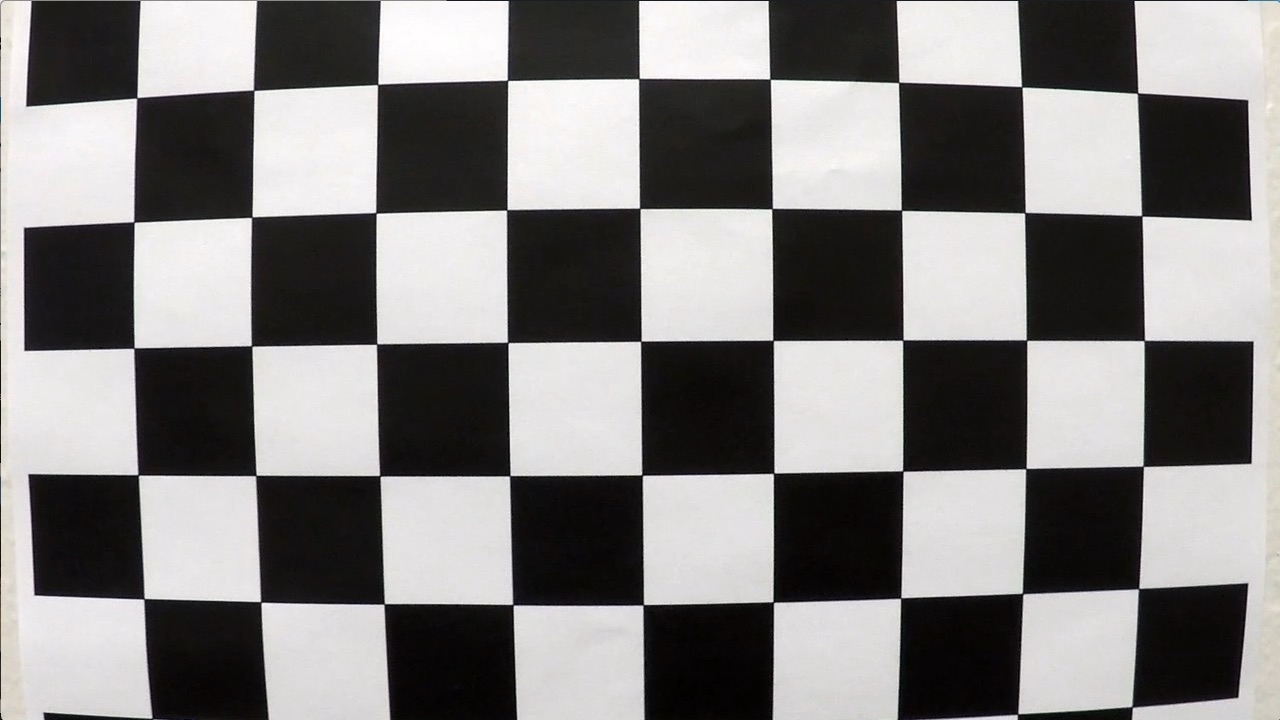
#> input picture camera_cal/calibration1.jpg, 1280 x 720 px
$ jupyter execute 'kamera gopro.ipynb'   (shell and % lines are left out)   (older library calls are emulated)   (text cells are left out)
#> lines starting #> are read from the running program, lines starting #| are printed output that depends on the picture; after the words box and inside, x2 and y2 are one past the last pixel; in counts of white or black regions, pixels touching at a corner belong together; pictures that were not available may be replaced by others from this repository, and a replacement may not be noted
[cell 1]
import numpy as np
import pandas as pd
import cv2
import os
import glob
import matplotlib.pyplot as plt
import pickle

[cell 2]
def calibrate():
    # Create object points (0 0 0) ... (8 5 0)
    objp = np.zeros((9*6, 3), np.float32)

    # assign grid points to x and y keeping z as zero
    objp[:, :2] = np.mgrid[0:9, 0:6].T.reshape(-1, 2)

    # Stores all object points & img points from all images
    objpoints = []
    imgpoints = []

    # Get directory for all calibration images
    images = glob.glob('camera_cal/calibration*.jpg')

    for indx, fname in enumerate(images):

        img = cv2.imread(fname)
#> img is the input picture: shape (720, 1280, 3); mean B, G, R 127.8, 128.4, 130.1

        # Converting to grayclae - findChessboardCorners expects graysclae image
        gray = cv2.cvtColor(img, cv2.COLOR_BGR2GRAY)

        # Find inner corners of chess baord
        ret, corners = cv2.findChessboardCorners(gray, (9, 6), None)
#> ret = False; corners = None

        if ret == True:
            objpoints.append(objp)
            imgpoints.append(corners)

    img_size = (img.shape[1], img.shape[0])
#> img_size = (1280, 720)

    # Calibrate camera
    ret, mtx, dist, rvecs, tvecs = cv2.calibrateCamera(objpoints, imgpoints, img_size, None, None)
#> ret = 0.644; mtx = [[1057.6, 0, 691.1], [0, 1058.6, 278], [0, 0, 1]]; dist = [[-0.322, 0.709, 0.013, 0.00946, -1.02]]; rvecs = ([0.424, -0.236, 0.0488], [-0.024, 0.4, -0.0295]); tvecs = ([-2.48, 1.1, 17.79], [-17.95, -0.401, 29.17])

    # Save camera matrix and distortion coefficient to pickle file

    calibration_param = {}
    calibration_param['mtx'] = mtx
    calibration_param['dist'] = dist
    pickle.dump( calibration_param, open('camera_cal/calibration_pickle.pickle', 'wb') )

[cell 3]
calibrate()

[cell 4]
# [12 lines left out: function undistort_img, not called in this run]

[cell 5]
def img_threshold(img, s_thresh=(110, 161), sx_thresh=(150, 255)):

    undistorted_img = img
    hls = cv2.cvtColor(img, cv2.COLOR_RGB2HSV)

    s_channel = hls[:, :, 1]
    v_channel = hls[:, :, 2]


    sobelx = cv2.Sobel(s_channel, cv2.CV_64F, 1, 0)
    abs_sobelx = np.absolute(sobelx)
    scaled_sobel = np.uint8(255*abs_sobelx/np.max(abs_sobelx))

    sxbinary = np.zeros_like(scaled_sobel)
    sxbinary[(scaled_sobel >= sx_thresh[0]) & (scaled_sobel <= sx_thresh[1])] = 1

    s_binary = np.zeros_like(s_channel)
    s_binary[(s_channel >= s_thresh[0]) & (s_channel <= s_thresh[1])] = 1

    color_binary = np.dstack((np.zeros_like(sxbinary), sxbinary, s_binary)) * 255

    combined_binary = np.zeros_like(sxbinary)

    combined_binary[(s_binary == 1) | (sxbinary == 1)] = 1

    return combined_binary, img

[cell 6]
a = [960,900]
b = [2000,900]
c = [629,1274]
d = [2200,1274]

[cell 7]
def perspective_transform(img):

    src = np.float32([a,b,c,d])
    dst = np.float32([ [0, 0], [img.shape[1], 0], [0, img.shape[0]], [img.shape[1], img.shape[0]]])

    img_size = (img.shape[1],img.shape[0])

    M = cv2.getPerspectiveTransform(src, dst)
    warped = cv2.warpPerspective(img, M, img_size)

    return warped

# [15 lines left out: function inv_perspective_transform, not called in this run]

def get_hist(img):
    hist = np.sum(img[img.shape[0]//2:,:], axis=0)
    return hist

[cell 8]
def find_lane_pixels(binary_warped):
    # Take a histogram of the bottom half of the image
    histogram = get_hist(binary_warped)

    # Find the peak of the left and right halves of the histogram
    # These will be the starting point for the left and right lines
    midpoint = np.int(histogram.shape[0]//2)
    leftx_base = np.argmax(histogram[:midpoint])
    rightx_base = np.argmax(histogram[midpoint:]) + midpoint

    # HYPERPARAMETERS
    # Choose the number of sliding windows
    nwindows = 9

    # Set the width of the windows +/- margin
    margin = 100

    # Set minimum number of pixels found to recenter window
    minpix = 200

    # Set height of windows - based on nwindows above and image shape
    window_height = np.int(binary_warped.shape[0]//nwindows)

    # Identify the x and y positions of all nonzero pixels in the image
    nonzero = binary_warped.nonzero()
    nonzeroy = np.array(nonzero[0])
    nonzerox = np.array(nonzero[1])

    # Current positions to be updated later for each window in nwindows
    leftx_current = leftx_base
    rightx_current = rightx_base

    # Create empty lists to receive left and right lane pixel indices
    left_lane_inds = []
    right_lane_inds = []

    # Step through the windows one by one
    for window in range(nwindows):

        # Identify window boundaries in x and y (and right and left)
        win_y_low = binary_warped.shape[0] - (window+1)*window_height
        win_y_high = binary_warped.shape[0] - window*window_height

        # the four boundaries of the window ###
        win_xleft_low   = leftx_current - margin
        win_xleft_high  = leftx_current + margin
        win_xright_low  = rightx_current - margin
        win_xright_high = rightx_current + margin

        # Identify the nonzero pixels in x and y within the window ###
        good_left_inds = ((nonzeroy >= win_y_low) & (nonzeroy < win_y_high) &
                            (nonzerox >= win_xleft_low) &  (nonzerox < win_xleft_high)).nonzero()[0]

        good_right_inds = ((nonzeroy >= win_y_low) & (nonzeroy < win_y_high) &
                            (nonzerox >= win_xright_low) &  (nonzerox < win_xright_high)).nonzero()[0]

        # Append these indices to the lists
        left_lane_inds.append(good_left_inds)
        right_lane_inds.append(good_right_inds)

        # if the no of pixels in the current window > minpix then update window center
        if len(good_left_inds) > minpix:
            leftx_current = np.int(np.mean(nonzerox[good_left_inds]))
        if len(good_right_inds) > minpix:
            rightx_current = np.int(np.mean(nonzerox[good_right_inds]))

    # Concatenate the arrays of indices (previously was a list of lists of pixels)
    try:
        left_lane_inds = np.concatenate(left_lane_inds)
        right_lane_inds = np.concatenate(right_lane_inds)

    except ValueError:
        # Avoids an error if the above is not implemented fully
        pass

    # Extract left and right line pixel positions
    leftx = nonzerox[left_lane_inds]
    lefty = nonzeroy[left_lane_inds]
    rightx = nonzerox[right_lane_inds]
    righty = nonzeroy[right_lane_inds]

    return leftx, lefty, rightx, righty

[cell 9]
def fit_poly(leftx, lefty, rightx, righty):
    """
    Given x and y coordinates of lane pixels fir 2nd order polynomial through them

    here the function is of y and not x that is

    x = f(y) = Ay**2 + By + C

    returns coefficients A, B, C for each lane (left lane and right lane)
    """
    # Fit a second order polynomial to each with np.polyfit()
    left_fit = np.polyfit(lefty, leftx, 2)
    right_fit = np.polyfit(righty, rightx, 2)

    return left_fit, right_fit

[cell 10]
# [45 lines left out: function search_around_poly, not called in this run]

[cell 11]
# [27 lines left out: function measure_curvature_real, not called in this run]

[cell 12]
# [29 lines left out: function draw_lane, not called in this run]

[cell 13]
first_run = True
gleft_fit = gright_fit = None

def Pipeline(img):
    global first_run, gleft_fit, gright_fit


    threshold_img, undistorted_img = img_threshold(img)

    warped_img = perspective_transform(threshold_img)

    if first_run:
        leftx, lefty, rightx, righty = find_lane_pixels(warped_img)
        left_fit, right_fit = fit_poly(leftx, lefty, rightx, righty)
        gleft_fit = left_fit
        gright_fit = right_fit
        first_run = False
    else:
        leftx, lefty, rightx, righty = search_around_poly(warped_img, gleft_fit, gright_fit)
        left_fit, right_fit = fit_poly(leftx, lefty, rightx, righty)
        gleft_fit = left_fit
        gright_fit = right_fit

    #print(left_fitx, right_fitx)
    measures = measure_curvature_real(left_fit, right_fit, img_shape = img.shape )

    final_img = draw_lane(warped_img, undistorted_img, left_fit, right_fit)
    cv2.circle(final_img, (a[0], a[1]), 5, (0, 0, 255), -1) # top left
    cv2.circle(final_img, (b[0], b[1]), 5, (0, 0, 255), -1) # top right
    cv2.circle(final_img, (c[0], c[1]), 5, (0, 0, 255), -1) # bottom left
    cv2.circle(final_img, (d[0], d[1]), 5, (0, 0, 255), -1) # bottom right

    # writing lane curvature and vehical offset on the image
    font = cv2.FONT_HERSHEY_SIMPLEX
    fontColor = (0, 0, 0)
    fontSize = 1
    cv2.putText(final_img, 'Lane Curvature: {:.0f} m'.format(np.mean([measures[0],measures[1]])),
                (500, 620), font, fontSize, fontColor, 2)
    cv2.putText(final_img, 'Vehicle offset: {:.4f} m'.format(measures[2]), (500, 650), font, fontSize, fontColor, 2)

    return final_img

[cell 14]
process = []
video = cv2.VideoCapture('gopro.mp4')
cap = video
while(cap.isOpened()):

  # Capture frame-by-frame
  ret, img = cap.read()
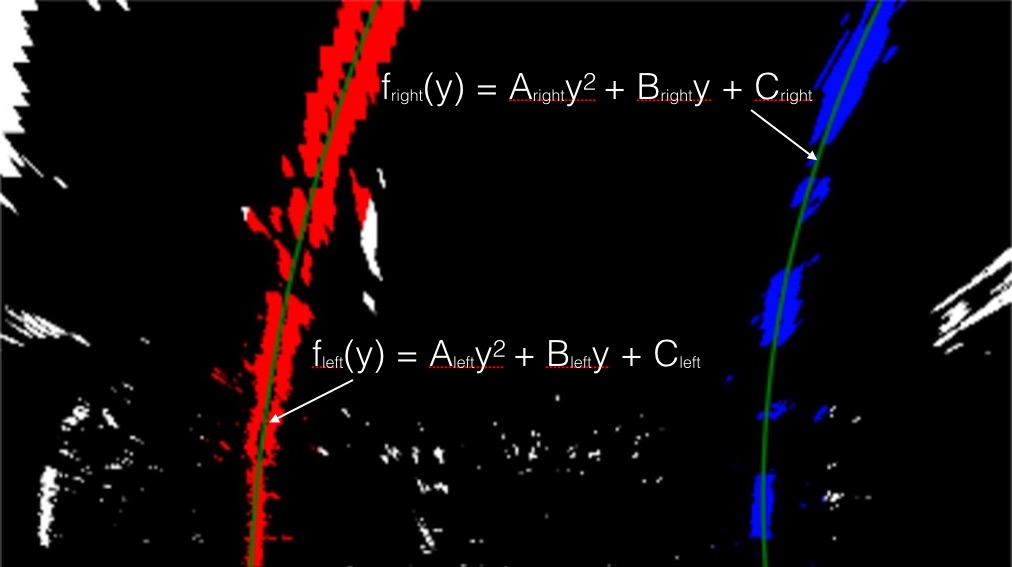
#> input picture examples/color_fit_lines.jpg, 1012 x 567 px, given in place of gopro.mp4, which was not available
#> img is the input picture: shape (567, 1012, 3); mean B, G, R 11.4, 8.2, 15.7
  try:
      frame = Pipeline(img)
#> in img_threshold, `hls = cv2.cvtColor(img, cv2.COLOR_RGB2HSV)`: hls: shape (567, 1012, 3); mean H, S, V 13.9, 38.2, 20
#> in img_threshold, `s_channel = hls[:, :, 1]`:
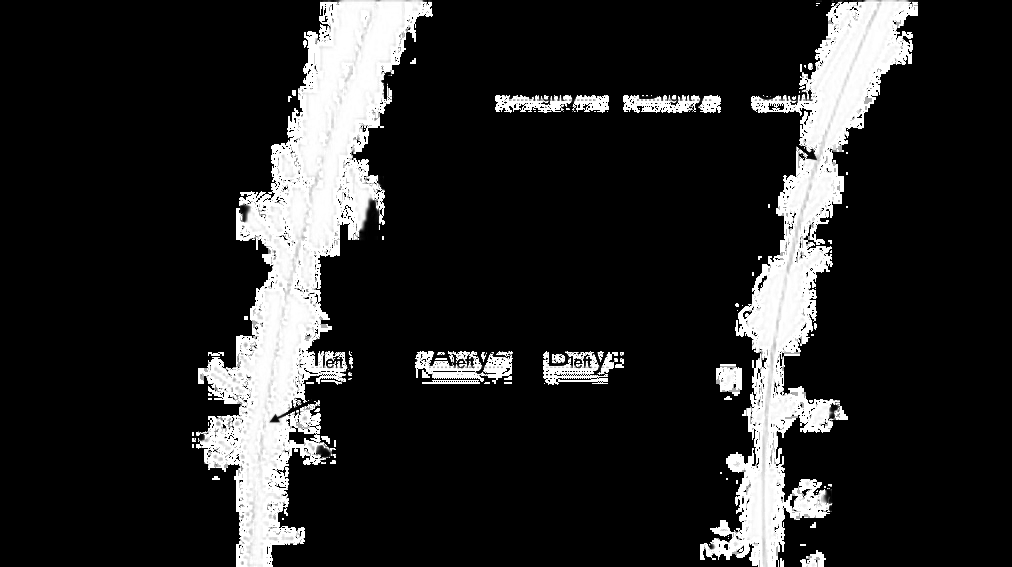
#> s_channel: shape (567, 1012); min 0, max 255, mean 38.2
#> in img_threshold, `v_channel = hls[:, :, 2]`:
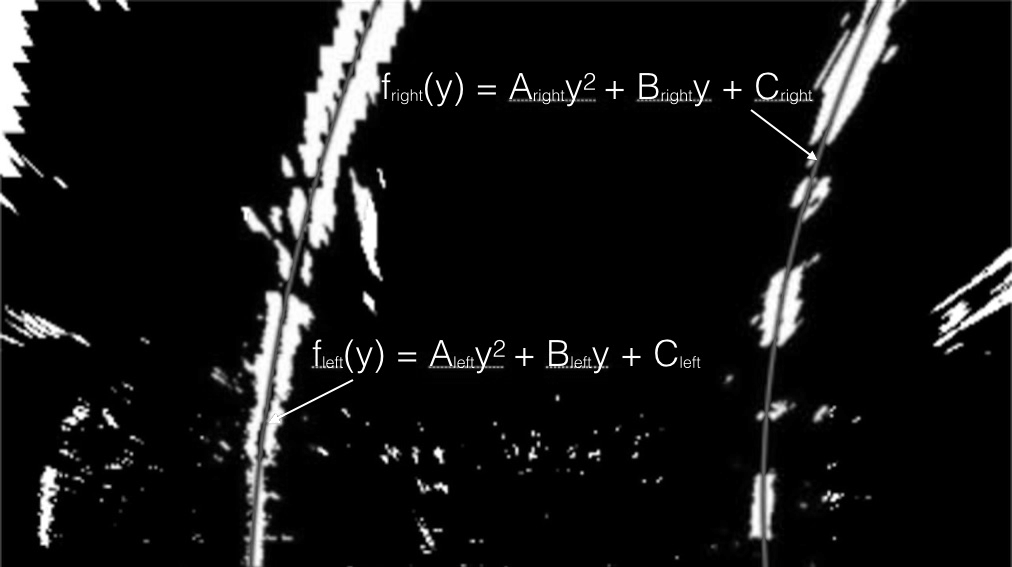
#> v_channel: shape (567, 1012); min 0, max 255, mean 20
#> in img_threshold, `sobelx = cv2.Sobel(s_channel, cv2.CV_64F, 1, 0)`:
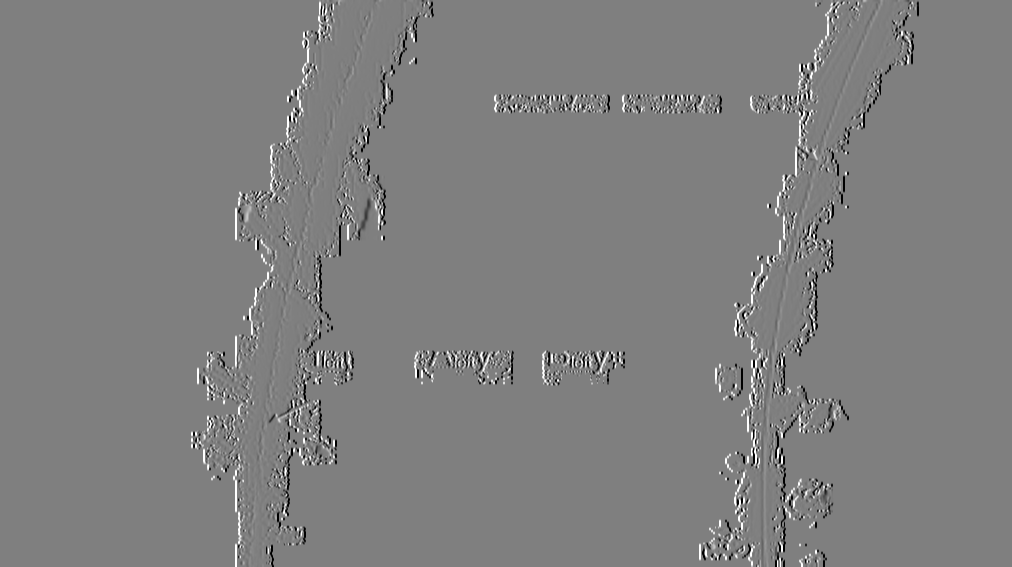
#> sobelx: shape (567, 1012) float64; min -1020, max 1020, mean 0; drawn with min black and max white
#> in img_threshold, `abs_sobelx = np.absolute(sobelx)`:
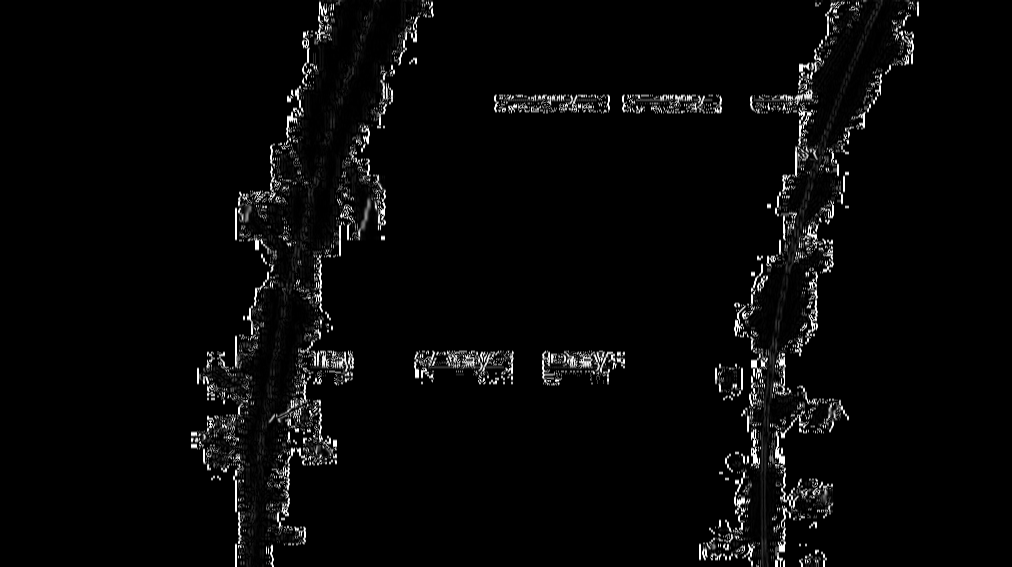
#> abs_sobelx: shape (567, 1012) float64; min 0, max 1020, mean 30.3; drawn with min black and max white
#> in Pipeline, `threshold_img, undistorted_img = img_threshold(img)`:
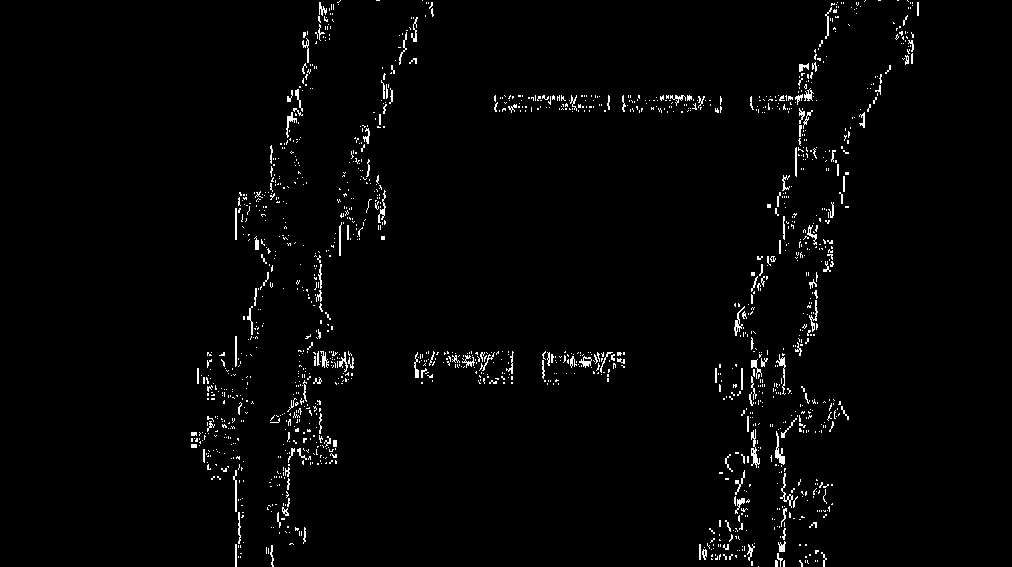
#> threshold_img: shape (567, 1012); values 0 (black) and 1 (white), 2% white in thin lines or dots, all inside (x1, y1, x2, y2) = (191, 0, 919, 567)
#> in perspective_transform, `warped = cv2.warpPerspective(img, M, img_size)`: warped: shape (567, 1012); every value is 0
#> in get_hist, `hist = np.sum(img[img.shape[0]//2:,:], axis=0)`: hist = 1012 values from 0 to 0
#> in find_lane_pixels, `leftx_base = np.argmax(histogram[:midpoint])`: leftx_base = 0
#> in find_lane_pixels, `rightx_base = np.argmax(histogram[midpoint:]) + midpoint`: rightx_base = 506
#> in find_lane_pixels, `nonzero = binary_warped.nonzero()`: nonzero = (empty array, empty array)
#> in find_lane_pixels, `nonzeroy = np.array(nonzero[0])`: nonzeroy = empty array
#> in find_lane_pixels, `leftx_current = leftx_base`: leftx_current = 0
#> in find_lane_pixels, `rightx_current = rightx_base`: rightx_current = 506
#> after the loop in find_lane_pixels, `for window in range(nwindows):`: left_lane_inds = [empty array, empty array, empty array, empty array, empty array, empty array, empty array, empty array, empty array]; right_lane_inds has the same summary as left_lane_inds
#> in find_lane_pixels, `left_lane_inds = np.concatenate(left_lane_inds)`: left_lane_inds = empty array
  except:
    continue

  if ret == True:
    # Display the resulting frame
    cv2.imshow('Frame', frame)
    cv2.imshow

    # Press Q on keyboard to  exit
    if cv2.waitKey(10) & 0xFF == ord('q'):
      break

  # Break the loop
  else:
    break

# When everything done, release
# the video capture object
cap.release()
cv2.destroyAllWindows()
